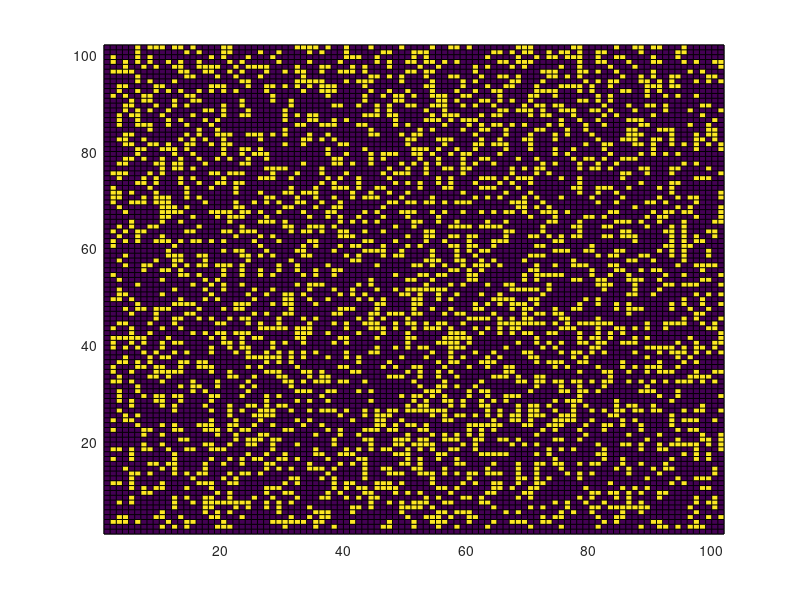

MATLAB code to generate this figure: (Note: this script raises an error after producing the figure.)
%% Conway
clear
clf
hold off;
%Initiate grid
grid = rand(102)>0.7;
grid(:,1) =0;
grid(1,:)=0;
grid(:,end)=0;
grid(end,:)=0;
pcolor(grid)
drawnow
% Determine Neighbors
r=0;
c=0;

neigh = 0;
%Initiate Amount of neighbors grid
gridN = zeros(102);

%Simulate and Display Grid State
for k = 1:10000
%Initiate and blank Future grid State
gridF = zeros(102);
%For loop to Determine states of cells
for i = 2:(length(grid)-1)
    for j = 2:(length(grid)-1)
        r = i;
        c = j;
        nA = fillA(r,c);
        coord = sub2ind([102 102],i,j);
        [n1,n2,n3,n4,n5,n6,n7,n8] =  fillA(r,c);
        neigh = grid(sub2ind([102 102],n1(1),n1(2)))+grid(sub2ind([102 102],n2(1),n2(2)))+grid(sub2ind([102 102],n3(1),n3(2)))+grid(sub2ind([102 102],n4(1),n4(2)))+grid(sub2ind([102 102],n5(1),n5(2)))+grid(sub2ind([102 102],n6(1),n6(2)))+grid(sub2ind([102 102],n7(1),n7(2)))+grid(sub2ind([102 102],n8(1),n8(2)));
        gridN(sub2ind([102 102],i,j)) = neigh;
        %Survive, Reproduce or Die
        if(neigh == 3 )
            gridF(coord) = 1;
        elseif((neigh < 2) || (neigh > 3))
            gridF(coord) = 0;
        else
            gridF(coord) = grid(coord);
            
        end
    end
    
end
grid = gridF;

pcolor(grid)
drawnow



end

function [n1,n2,n3,n4,n5,n6,n7,n8] = fillA(r,c)
    %Neighbor RC
n1 = [r-1,c-1];
n2 = [r-1,c];
n3 = [r-1,c+1];
n4 = [r,c-1];
n5 = [r,c+1];
n6 = [r+1,c-1];
n7 = [r+1,c];
n8 = [r+1,c+1];
end
